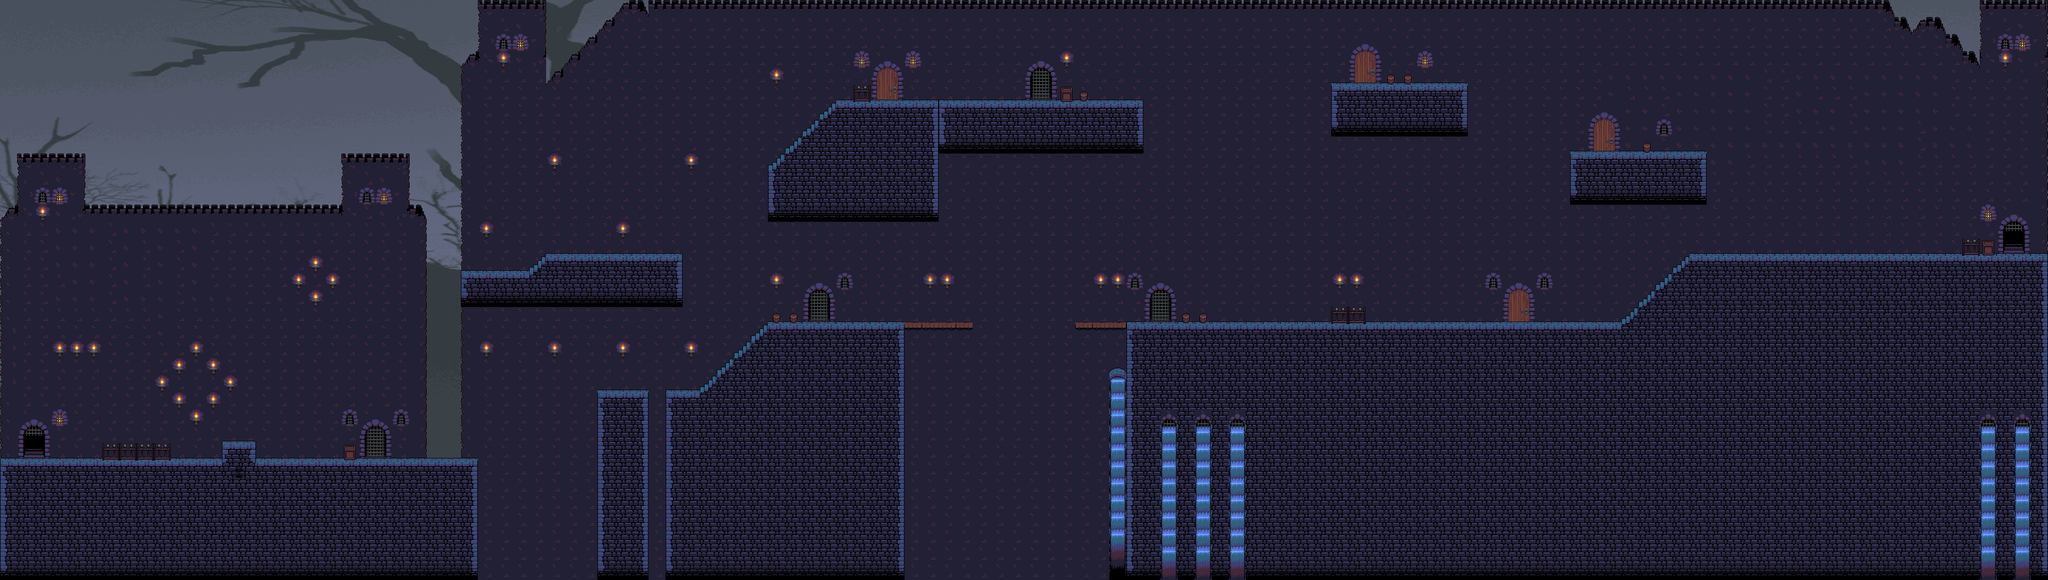

This is a level from a 2D game, rendered from its Tiled map with the project's own tilesets. A one-line summary and the map file follow, with tile-layer data summarised:
An orthogonal 120x34 tile map with 32x32 px tiles, 3 tile layers (Background, Foreground, Objekte), 1 image layer and 72 objects (36x CoinEntity, 16x Ground, 12x EnemyEntity, 2x SpikeEntity, mainPlayer, ...).

<map version="1.0" orientation="orthogonal" renderorder="left-up" width="120" height="34" tilewidth="32" tileheight="32" nextobjectid="218">
 <tileset firstgid="1" name="oppcastle" tilewidth="32" tileheight="32">
  <image source="../img/map/oppcastle.png" width="480" height="352" />
 </tileset>
 <imagelayer name="Parallax_layer1">
  <image source="../img/background/tree.png" />
 </imagelayer>
 <layer name="Background" width="120" height="34">
  <data>[4080 cells, 3730 non-empty, 41 distinct tile ids]</data>
 </layer>
 <layer name="Foreground" width="120" height="34">
  <data>[4080 cells, 1680 non-empty, 27 distinct tile ids]</data>
 </layer>
 <layer name="Objekte" width="120" height="34">
  <data>[4080 cells, 21 non-empty, 5 distinct tile ids]</data>
 </layer>
 <objectgroup name="Object">
  <properties>
   <property name="duration" value="300" />
   <property name="fade" value="#300000" />
  </properties>
  <object id="3" name="mainPlayer" x="4" y="794" width="32" height="64">
   <properties>
    <property name="image" value="gripe_run_right" />
    <property name="spritewidth" value="64" />
   </properties>
  </object>
  <object id="5" name="game.LevelEntity" x="3792" y="-3945" width="46" height="1e+06">
   <properties>
    <property name="duration" value="300" />
    <property name="fade" value="#009900" />
    <property name="to" value="7" />
   </properties>
  </object>
  <object id="13" name="ScrollEntity" x="2623" y="60" width="32" height="32">
   <properties>
    <property name="image" value="spinning_scrolls" />
    <property name="scrollIndex" value="48" />
    <property name="spritewidth" value="32" />
    <property name="type" value="enchantment" />
   </properties>
  </object>
  <object id="16" name="SpikeEntity" x="800" y="1042.33" width="450" height="44" />
  <object id="30" name="CoinEntity" x="340" y="786" width="32" height="32">
   <properties>
    <property name="image" value="spinning_coin_gold" />
    <property name="spritewidth" value="32" />
   </properties>
  </object>
  <object id="31" name="CoinEntity" x="1357" y="620" width="32" height="32">
   <properties>
    <property name="image" value="spinning_coin_gold" />
    <property name="spritewidth" value="32" />
   </properties>
  </object>
  <object id="67" name="CoinEntity" x="1150" y="688" width="32" height="32">
   <properties>
    <property name="image" value="spinning_coin_gold" />
    <property name="spritewidth" value="32" />
   </properties>
  </object>
  <object id="69" name="CoinEntity" x="1507" y="186" width="32" height="32">
   <properties>
    <property name="image" value="spinning_coin_gold" />
    <property name="spritewidth" value="32" />
   </properties>
  </object>
  <object id="158" name="CoinEntity" x="906" y="465" width="32" height="32">
   <properties>
    <property name="image" value="spinning_coin_gold" />
    <property name="spritewidth" value="32" />
   </properties>
  </object>
  <object id="159" name="CoinEntity" x="1712" y="563" width="32" height="32">
   <properties>
    <property name="image" value="spinning_coin_gold" />
    <property name="spritewidth" value="32" />
   </properties>
  </object>
  <object id="160" name="CoinEntity" x="1194" y="434" width="32" height="32">
   <properties>
    <property name="image" value="spinning_coin_gold" />
    <property name="spritewidth" value="32" />
   </properties>
  </object>
  <object id="161" name="CoinEntity" x="1230" y="343" width="32" height="32">
   <properties>
    <property name="image" value="spinning_coin_gold" />
    <property name="spritewidth" value="32" />
   </properties>
  </object>
  </objectgroup>
 <objectgroup name="EnemyEntities">
  <!-- 12 objects omitted --></objectgroup>
 <objectgroup name="collision">
  <!-- 19 objects omitted --></objectgroup>
</map>
<!-- 60 of 72 objects omitted -->
